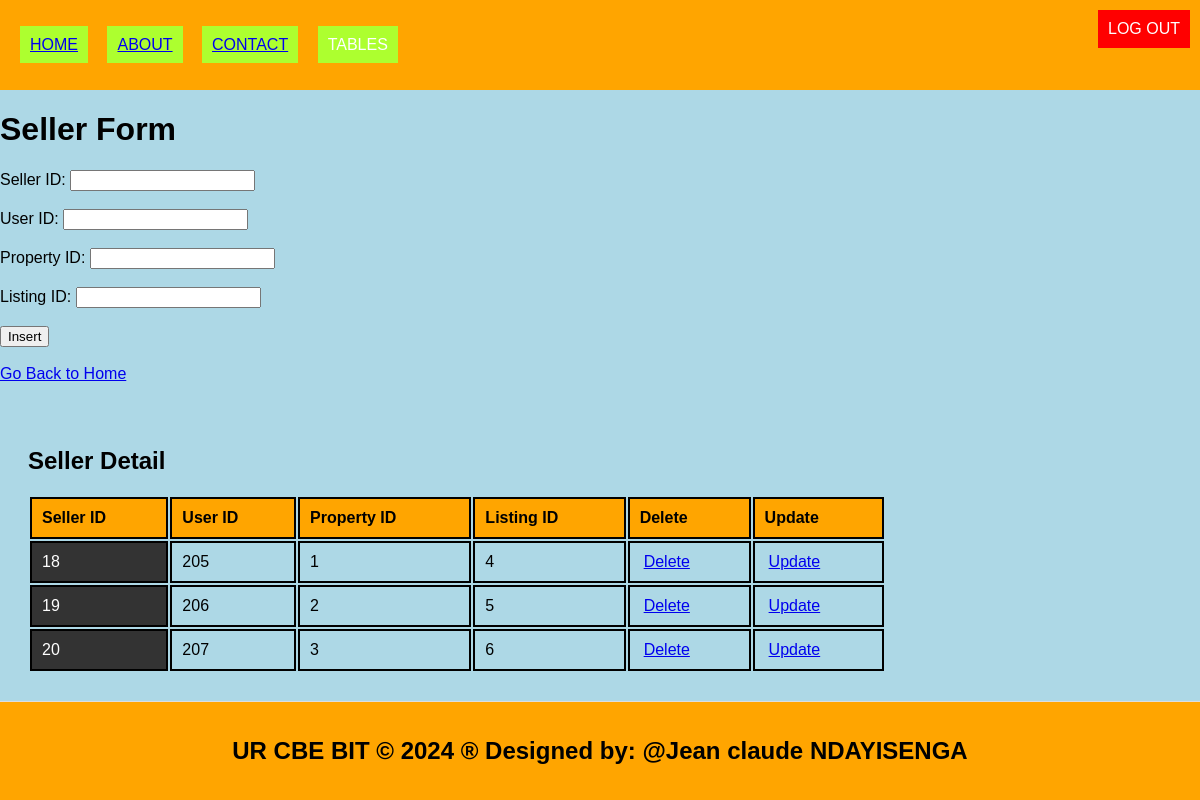
Screenshot of /seller.php with the database file from the repository.
### tables this page shows
CREATE TABLE `seller` (
  `seller_id` int(11) NOT NULL,
  `user_id` int(11) DEFAULT NULL,
  `property_id` int(11) DEFAULT NULL,
  `listing_id` int(11) DEFAULT NULL
);

### seller.php (the view, shortened to what this page needs)
<html lang="en">
<head>
  <link rel="stylesheet" type="text/css" href="style.css">
</head>
<body style="background-color: lightblue;">
  <header>
    <ul style="list-style-type: none; padding: 0;">
      <li style="display: inline; margin-right: 10px;">
        <ul style="list-style-type: none; padding: 0;">
          <li style="display: inline; margin-right: 8px;padding: 10px; color: white; background-color: greenyellow; text-decoration: none; margin-right: 15px;"><a href="./home.html">HOME</a></li>
          <li style="display: inline; margin-right: 10px;padding: 10px; color: white; background-color: greenyellow; text-decoration: none; margin-right: 15px;"><a href="./about.html">ABOUT</a></li>
          <li style="display: inline; margin-right: 10px;padding: 10px; color: white; background-color: greenyellow; text-decoration: none; margin-right: 15px;"><a href="./contact.html">CONTACT</a></li>
          <li class="dropdown" style="display: inline;">
            <a href="#" style="padding: 10px; color: white; background-color: greenyellow; text-decoration: none; margin-right: 15px;"> TABLES </a>
          </li>
        </ul>
      </li>
    </ul>
    <a class="logout"href="logout.php" style="padding: 10px; color: white; background: red; text-decoration: none;">LOG OUT</a>
  </header>
  <body style="background-color: yellowgreen;">
    <h1>Seller Form</h1>
    <form method="post" onsubmit="return confirmInsert();">
      <label for="seller_id">Seller ID:</label>
      <input type="number" id="seller_id" name="seller_id" required><br><br>
      <label for="user_id">User ID:</label>
      <input type="number" id="user_id" name="user_id" required><br><br>
      <label for="property_id">Property ID:</label>
      <input type="number" id="property_id" name="property_id" required><br><br>
      <label for="listing_id">Listing ID:</label>
      <input type="number" id="listing_id" name="listing_id" required><br><br>
      <input type="submit" name="add" value="Insert"><br><br>
      <a href="./home.html">Go Back to Home</a>
    </form>
<?php
include('database_connection.php');
?>
  <section>
    <h2>Seller Detail</h2>
    <table>
      <tr>
        <th>Seller ID</th>
        <th>User ID</th>
        <th>Property ID</th>
        <th>Listing ID</th>
        <th>Delete</th>
        <th>Update</th>
      </tr>
      <?php
      $sql = "SELECT * FROM seller";
      $result = $connection->query($sql);
      if ($result->num_rows > 0) {
        while ($row = $result->fetch_assoc()) {
          echo "<tr>
            <td>{$row['seller_id']}</td>
            <td>{$row['user_id']}</td>
            <td>{$row['property_id']}</td>
            <td>{$row['listing_id']}</td>
            <td><a style='padding:4px' href='delete_seller.php?seller_id={$row['seller_id']}'>Delete</a></td>
            <td><a style='padding:4px' href='update_seller.php?seller_id={$row['seller_id']}'>Update</a></td>
          </tr>";
        }
      } else {
        echo "<tr><td colspan='6'>No data found</td></tr>";
      }
      ?>
    </table>
  </section>
  <footer>
    <h2>UR CBE BIT &copy; 2024 &reg; Designed by: @Jean claude NDAYISENGA</h2>
  </footer>
</body>
</html>

### style.css (style rules this page uses)
body { font-family: Arial, sans-serif; margin: 0; padding: 0; }
.dropdown { position: relative; display: none; margin-right: 15px; }
body { font-family: Arial,sans-serif; margin:0; padding:0; }
header { background-color:orange; padding: 20px; }
footer { text-align: center; padding: 15px; background-color:orange; }
.dropdown { position: right; display:right; direction:rtl; }
section { padding:28px; border-bottom: 1px solid #ddd; }

### seller.php (style rules this page uses)
.logout { position: absolute; top: 10px; right: 10px; }
table { width: 75%; border-collapse: revert; }
td:first-child { background-color: #333333; color: #ffffff; }
td { padding: 8px; border-bottom: 1px solid #dddddd; }
th, td { border: 2px solid black; padding: 10px; text-align: left; }
th { background-color: orange; }

### rows the page displays
seller: seller_id "18", user "205", property "1", listing "4"
seller: seller_id "19", user "206", property "2", listing "5"
seller: seller_id "20", user "207", property "3", listing "6"
